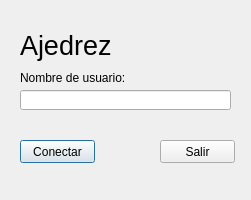
<?xml version="1.0" encoding="UTF-8"?>
<ui version="4.0">
 <class>Loby</class>
 <widget class="QDialog" name="Loby">
  <property name="geometry">
   <rect>
    <x>0</x>
    <y>0</y>
    <width>251</width>
    <height>200</height>
   </rect>
  </property>
  <property name="windowTitle">
   <string>Dialog</string>
  </property>
  <widget class="QLabel" name="label">
   <property name="geometry">
    <rect>
     <x>20</x>
     <y>20</y>
     <width>121</width>
     <height>51</height>
    </rect>
   </property>
   <property name="font">
    <font>
     <pointsize>20</pointsize>
    </font>
   </property>
   <property name="text">
    <string>Ajedrez</string>
   </property>
  </widget>
  <widget class="QLineEdit" name="lineEdit">
   <property name="geometry">
    <rect>
     <x>20</x>
     <y>90</y>
     <width>211</width>
     <height>20</height>
    </rect>
   </property>
  </widget>
  <widget class="QLabel" name="label_2">
   <property name="geometry">
    <rect>
     <x>20</x>
     <y>70</y>
     <width>131</width>
     <height>16</height>
    </rect>
   </property>
   <property name="minimumSize">
    <size>
     <width>131</width>
     <height>16</height>
    </size>
   </property>
   <property name="maximumSize">
    <size>
     <width>131</width>
     <height>16</height>
    </size>
   </property>
   <property name="text">
    <string>Nombre de usuario:</string>
   </property>
  </widget>
  <widget class="QPushButton" name="pushButton">
   <property name="geometry">
    <rect>
     <x>20</x>
     <y>140</y>
     <width>75</width>
     <height>23</height>
    </rect>
   </property>
   <property name="text">
    <string>Conectar</string>
   </property>
  </widget>
  <widget class="QPushButton" name="pushButton_2">
   <property name="geometry">
    <rect>
     <x>160</x>
     <y>140</y>
     <width>75</width>
     <height>23</height>
    </rect>
   </property>
   <property name="text">
    <string>Salir</string>
   </property>
  </widget>
 </widget>
 <resources/>
 <connections/>
</ui>
